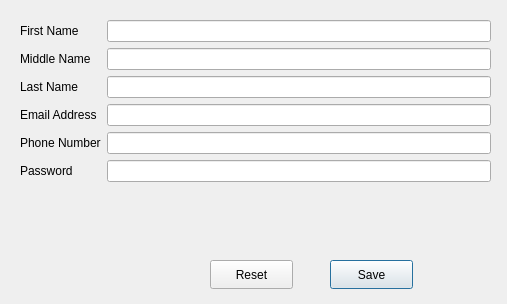
<?xml version="1.0" encoding="UTF-8"?>
<ui version="4.0">
 <class>SignUp</class>
 <widget class="QDialog" name="SignUp">
  <property name="windowModality">
   <enum>Qt::WindowModality::WindowModal</enum>
  </property>
  <property name="geometry">
   <rect>
    <x>0</x>
    <y>0</y>
    <width>507</width>
    <height>304</height>
   </rect>
  </property>
  <property name="maximumSize">
   <size>
    <width>1000</width>
    <height>800</height>
   </size>
  </property>
  <property name="windowTitle">
   <string>SignUP Page</string>
  </property>
  <widget class="QWidget" name="formLayoutWidget">
   <property name="geometry">
    <rect>
     <x>20</x>
     <y>20</y>
     <width>471</width>
     <height>221</height>
    </rect>
   </property>
   <layout class="QFormLayout" name="formLayout">
    <item row="0" column="0">
     <widget class="QLabel" name="label">
      <property name="text">
       <string>First Name</string>
      </property>
     </widget>
    </item>
    <item row="0" column="1">
     <widget class="QLineEdit" name="txtFirstName"/>
    </item>
    <item row="1" column="0">
     <widget class="QLabel" name="label_2">
      <property name="text">
       <string>Middle Name</string>
      </property>
     </widget>
    </item>
    <item row="2" column="0">
     <widget class="QLabel" name="label_3">
      <property name="text">
       <string>Last Name</string>
      </property>
     </widget>
    </item>
    <item row="2" column="1">
     <widget class="QLineEdit" name="txtLastName"/>
    </item>
    <item row="3" column="0">
     <widget class="QLabel" name="label_4">
      <property name="text">
       <string>Email Address</string>
      </property>
     </widget>
    </item>
    <item row="3" column="1">
     <widget class="QLineEdit" name="txtEmail"/>
    </item>
    <item row="4" column="0">
     <widget class="QLabel" name="label_5">
      <property name="text">
       <string>Phone Number</string>
      </property>
     </widget>
    </item>
    <item row="4" column="1">
     <widget class="QLineEdit" name="txtPhone"/>
    </item>
    <item row="5" column="0">
     <widget class="QLabel" name="label_6">
      <property name="text">
       <string>Password</string>
      </property>
     </widget>
    </item>
    <item row="5" column="1">
     <widget class="QLineEdit" name="txtPassword"/>
    </item>
    <item row="1" column="1">
     <widget class="QLineEdit" name="txtMiddle"/>
    </item>
   </layout>
  </widget>
  <widget class="QPushButton" name="btnSave">
   <property name="geometry">
    <rect>
     <x>330</x>
     <y>260</y>
     <width>83</width>
     <height>29</height>
    </rect>
   </property>
   <property name="text">
    <string>Save</string>
   </property>
  </widget>
  <widget class="QPushButton" name="btnReset">
   <property name="geometry">
    <rect>
     <x>210</x>
     <y>260</y>
     <width>83</width>
     <height>29</height>
    </rect>
   </property>
   <property name="text">
    <string>Reset</string>
   </property>
  </widget>
 </widget>
 <resources/>
 <connections/>
</ui>
